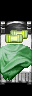

A level layout from a 2D game, rendered from its tile map. Below: a short description, then the map file with tile-grid data replaced by summaries:
An orthogonal 1x3 tile map with 32x32 px tiles, 2 tile layers (objects, collision), 1 hidden layer not drawn, 4 tilesets.

<map version="1.0" orientation="orthogonal" width="1" height="3" tilewidth="32" tileheight="32">
 <tileset firstgid="1" name="furniture-modern" tilewidth="32" tileheight="32">
  <image source="../maps/graphics/tiles/furniture-modern.png" width="512" height="512" />
 </tileset>
 <tileset firstgid="257" name="furniture-placement" tilewidth="32" tileheight="32">
  <image source="../maps/graphics/tiles/furniture-placement.png" width="64" height="64" />
  <tile id="2">
   <properties>
    <property name="constraint" value="ground" />
   </properties>
  </tile>
  <tile id="3">
   <properties>
    <property name="constraint" value="wall" />
   </properties>
  </tile>
 </tileset>
 <tileset firstgid="261" name="collision" tilewidth="32" tileheight="32">
  <image source="../maps/graphics/tiles/collision.png" width="64" height="32" />
  <tile id="0">
   <properties>
    <property name="collision" value="short" />
   </properties>
  </tile>
 </tileset>
 <tileset firstgid="263" name="furniture-lab" tilewidth="32" tileheight="32">
  <image source="../maps/graphics/tiles/furniture-lab.png" width="512" height="512" />
 </tileset>
 <layer name="objects" width="1" height="3">
  <data>[3 cells, 3 non-empty, 3 distinct tile ids]</data>
 </layer>
 <layer name="constraints" width="1" height="3" visible="0">
  <data>[3 cells, 3 non-empty, 2 distinct tile ids]</data>
 </layer>
 <layer name="collision" width="1" height="3">
  <data>[3 cells, 2 non-empty, 1 distinct tile ids]</data>
 </layer>
</map>
